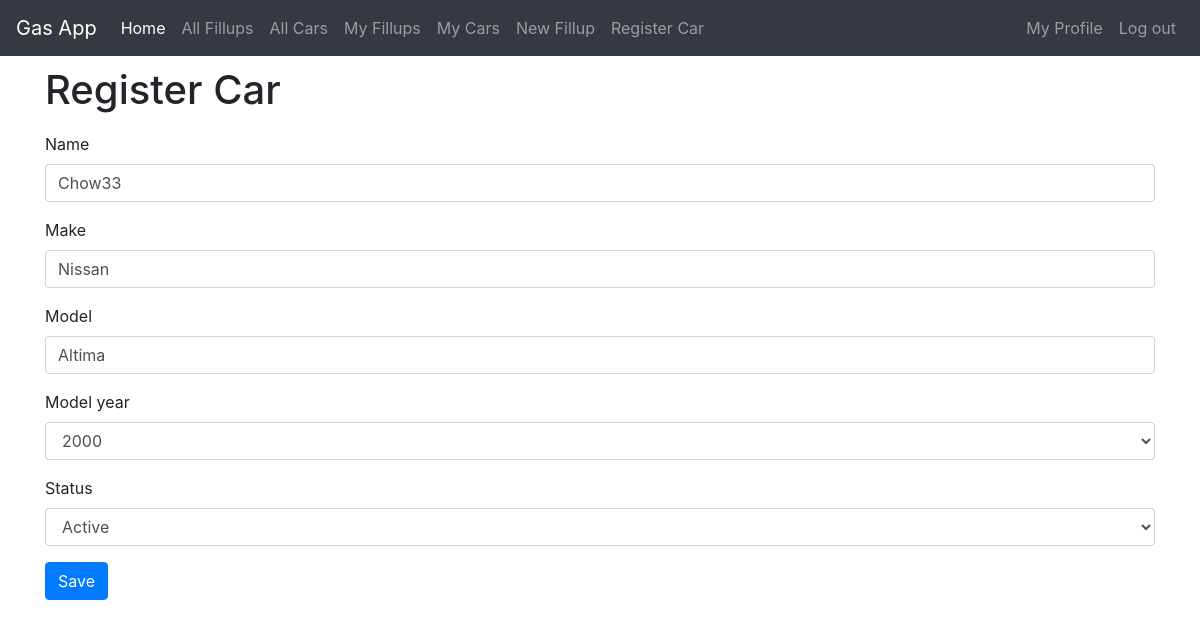
The page /myprofile/cars/edit/4 (signed in) on the database its author committed.
### fillups/models.py (models this page shows, shortened)
class Car(models.Model):
    username = models.ForeignKey(User,on_delete=models.CASCADE)
    name = models.CharField(max_length=25)
    make = models.CharField(max_length=25)
    model = models.CharField(max_length=25)
    model_year = models.IntegerField(choices=MODEL_YEARS)
    status = models.CharField(max_length=10,choices=STATUS,default='Active')

### fillups/views.py (the view, shortened to what this page needs)
# urls.py: path('myprofile/cars/edit/<int:pk>',views.UpdateCar.as_view(success_url='/myprofile/cars/'),name='update_car'),
class UpdateCar(LoginRequiredMixin,TestUserOfObject,UpdateView):
    model = Car
    form_class = forms.CarForm
    redirect_field_name = 'fillups:user_car_list'

### fillups/forms.py
class CarForm(forms.ModelForm):
    class Meta():
        model = Car
        fields = ('name', 'make', 'model', 'model_year', 'status')

### fillups/views.py (called while the page is built)
    def test_func(self):
        self.object = self.get_object()
        return self.request.user == self.object.username

### fillups/templates/fillups/car_form.html (shortened to what this page needs)
{% extends 'base.html' %}
{% load bootstrap4 %}
{% block content %}
  <h1>Register Car</h1>
  <form class="car-form" method="POST">
    {% bootstrap_form form %}
    {% buttons %}
  		<button type="submit" class="btn btn-primary btn-large">Save</button>
  	{% endbuttons %}  </form>
{% endblock %}

### static/css/master.css (style rules this page uses)
h1 { line-height: 1.7em; }

### rows shown on the page
Car: name "Chow33", make "Nissan", model "Altima", model_year "2000", status "Active"
